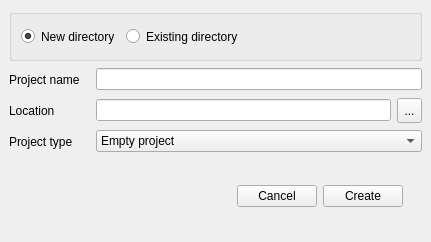
<?xml version="1.0" encoding="UTF-8"?>
<ui version="4.0">
 <class>MainWindow</class>
 <widget class="QMainWindow" name="MainWindow">
  <property name="geometry">
   <rect>
    <x>0</x>
    <y>0</y>
    <width>431</width>
    <height>242</height>
   </rect>
  </property>
  <property name="windowTitle">
   <string>MainWindow</string>
  </property>
  <widget class="QWidget" name="centralwidget">
   <layout class="QVBoxLayout" name="verticalLayout">
    <item>
     <widget class="QGroupBox" name="projectDirectoryGroupBox">
      <property name="title">
       <string/>
      </property>
      <layout class="QHBoxLayout" name="horizontalLayout">
       <item>
        <widget class="QRadioButton" name="projectDirectoryNew">
         <property name="sizePolicy">
          <sizepolicy hsizetype="Preferred" vsizetype="Fixed">
           <horstretch>0</horstretch>
           <verstretch>0</verstretch>
          </sizepolicy>
         </property>
         <property name="minimumSize">
          <size>
           <width>0</width>
           <height>25</height>
          </size>
         </property>
         <property name="maximumSize">
          <size>
           <width>16777215</width>
           <height>25</height>
          </size>
         </property>
         <property name="text">
          <string>New directory</string>
         </property>
         <property name="checked">
          <bool>true</bool>
         </property>
        </widget>
       </item>
       <item>
        <widget class="QRadioButton" name="projectDirectoryExisting">
         <property name="sizePolicy">
          <sizepolicy hsizetype="Preferred" vsizetype="Fixed">
           <horstretch>0</horstretch>
           <verstretch>0</verstretch>
          </sizepolicy>
         </property>
         <property name="minimumSize">
          <size>
           <width>0</width>
           <height>25</height>
          </size>
         </property>
         <property name="maximumSize">
          <size>
           <width>16777215</width>
           <height>25</height>
          </size>
         </property>
         <property name="text">
          <string>Existing directory</string>
         </property>
        </widget>
       </item>
       <item>
        <spacer name="projectDirectorySpacerH">
         <property name="orientation">
          <enum>Qt::Horizontal</enum>
         </property>
         <property name="sizeHint" stdset="0">
          <size>
           <width>217</width>
           <height>20</height>
          </size>
         </property>
        </spacer>
       </item>
      </layout>
     </widget>
    </item>
    <item>
     <layout class="QHBoxLayout" name="projectNameLayout">
      <item>
       <widget class="QLabel" name="projectNameLabel">
        <property name="sizePolicy">
         <sizepolicy hsizetype="Fixed" vsizetype="Fixed">
          <horstretch>0</horstretch>
          <verstretch>0</verstretch>
         </sizepolicy>
        </property>
        <property name="minimumSize">
         <size>
          <width>81</width>
          <height>25</height>
         </size>
        </property>
        <property name="maximumSize">
         <size>
          <width>81</width>
          <height>25</height>
         </size>
        </property>
        <property name="text">
         <string>Project name</string>
        </property>
       </widget>
      </item>
      <item>
       <widget class="QLineEdit" name="projectName">
        <property name="clearButtonEnabled">
         <bool>true</bool>
        </property>
       </widget>
      </item>
     </layout>
    </item>
    <item>
     <layout class="QHBoxLayout" name="projectLocationLayout">
      <item>
       <widget class="QLabel" name="projectLocationLabel">
        <property name="sizePolicy">
         <sizepolicy hsizetype="Fixed" vsizetype="Fixed">
          <horstretch>0</horstretch>
          <verstretch>0</verstretch>
         </sizepolicy>
        </property>
        <property name="minimumSize">
         <size>
          <width>81</width>
          <height>25</height>
         </size>
        </property>
        <property name="maximumSize">
         <size>
          <width>81</width>
          <height>25</height>
         </size>
        </property>
        <property name="text">
         <string>Location</string>
        </property>
       </widget>
      </item>
      <item>
       <widget class="QLineEdit" name="projectLocation"/>
      </item>
      <item>
       <widget class="QToolButton" name="projectLocationButton">
        <property name="minimumSize">
         <size>
          <width>25</width>
          <height>25</height>
         </size>
        </property>
        <property name="maximumSize">
         <size>
          <width>25</width>
          <height>25</height>
         </size>
        </property>
        <property name="text">
         <string>...</string>
        </property>
       </widget>
      </item>
     </layout>
    </item>
    <item>
     <layout class="QHBoxLayout" name="projectTypeLayout">
      <item>
       <widget class="QLabel" name="projectTypeLabel">
        <property name="sizePolicy">
         <sizepolicy hsizetype="Fixed" vsizetype="Fixed">
          <horstretch>0</horstretch>
          <verstretch>0</verstretch>
         </sizepolicy>
        </property>
        <property name="minimumSize">
         <size>
          <width>81</width>
          <height>25</height>
         </size>
        </property>
        <property name="maximumSize">
         <size>
          <width>81</width>
          <height>25</height>
         </size>
        </property>
        <property name="text">
         <string>Project type</string>
        </property>
       </widget>
      </item>
      <item>
       <widget class="QComboBox" name="projectType">
        <item>
         <property name="text">
          <string>Empty project</string>
         </property>
        </item>
        <item>
         <property name="text">
          <string>Spyder 5 Plugin Project</string>
         </property>
        </item>
        <item>
         <property name="text">
          <string>ATE.org Plugin Project</string>
         </property>
        </item>
       </widget>
      </item>
     </layout>
    </item>
    <item>
     <widget class="QLabel" name="SpacerLableV1">
      <property name="sizePolicy">
       <sizepolicy hsizetype="Preferred" vsizetype="Fixed">
        <horstretch>0</horstretch>
        <verstretch>0</verstretch>
       </sizepolicy>
      </property>
      <property name="minimumSize">
       <size>
        <width>0</width>
        <height>6</height>
       </size>
      </property>
      <property name="maximumSize">
       <size>
        <width>16777215</width>
        <height>6</height>
       </size>
      </property>
      <property name="text">
       <string/>
      </property>
     </widget>
    </item>
    <item>
     <layout class="QHBoxLayout" name="horizontalLayout_3">
      <item>
       <spacer name="buttonSpacerH">
        <property name="orientation">
         <enum>Qt::Horizontal</enum>
        </property>
        <property name="sizeHint" stdset="0">
         <size>
          <width>40</width>
          <height>20</height>
         </size>
        </property>
       </spacer>
      </item>
      <item>
       <widget class="QPushButton" name="cancelButton">
        <property name="text">
         <string>Cancel</string>
        </property>
       </widget>
      </item>
      <item>
       <widget class="QPushButton" name="createButton">
        <property name="text">
         <string>Create</string>
        </property>
       </widget>
      </item>
      <item>
       <widget class="QLabel" name="SpacerLableH1">
        <property name="sizePolicy">
         <sizepolicy hsizetype="Fixed" vsizetype="Preferred">
          <horstretch>0</horstretch>
          <verstretch>0</verstretch>
         </sizepolicy>
        </property>
        <property name="minimumSize">
         <size>
          <width>13</width>
          <height>0</height>
         </size>
        </property>
        <property name="maximumSize">
         <size>
          <width>13</width>
          <height>16777215</height>
         </size>
        </property>
        <property name="text">
         <string/>
        </property>
       </widget>
      </item>
     </layout>
    </item>
    <item>
     <widget class="QLabel" name="SpacerLableV2">
      <property name="sizePolicy">
       <sizepolicy hsizetype="Preferred" vsizetype="Fixed">
        <horstretch>0</horstretch>
        <verstretch>0</verstretch>
       </sizepolicy>
      </property>
      <property name="minimumSize">
       <size>
        <width>0</width>
        <height>6</height>
       </size>
      </property>
      <property name="maximumSize">
       <size>
        <width>16777215</width>
        <height>6</height>
       </size>
      </property>
      <property name="text">
       <string/>
      </property>
     </widget>
    </item>
   </layout>
  </widget>
 </widget>
 <resources/>
 <connections/>
</ui>
